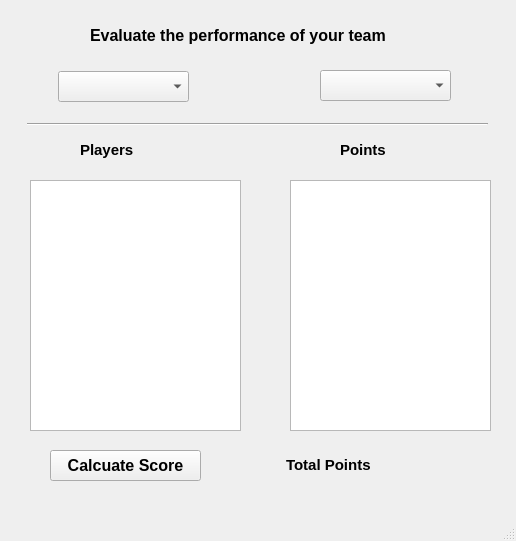
<?xml version="1.0" encoding="UTF-8"?>
<ui version="4.0">
 <class>MainWindow</class>
 <widget class="QMainWindow" name="MainWindow">
  <property name="geometry">
   <rect>
    <x>0</x>
    <y>0</y>
    <width>516</width>
    <height>541</height>
   </rect>
  </property>
  <property name="windowTitle">
   <string>MainWindow</string>
  </property>
  <widget class="QWidget" name="centralwidget">
   <widget class="QLabel" name="label">
    <property name="geometry">
     <rect>
      <x>90</x>
      <y>20</y>
      <width>391</width>
      <height>31</height>
     </rect>
    </property>
    <property name="font">
     <font>
      <pointsize>12</pointsize>
      <weight>75</weight>
      <bold>true</bold>
     </font>
    </property>
    <property name="text">
     <string>Evaluate the performance of your team</string>
    </property>
   </widget>
   <widget class="QComboBox" name="teamsList">
    <property name="geometry">
     <rect>
      <x>58</x>
      <y>71</y>
      <width>131</width>
      <height>31</height>
     </rect>
    </property>
    <property name="font">
     <font>
      <pointsize>12</pointsize>
      <weight>75</weight>
      <bold>true</bold>
     </font>
    </property>
   </widget>
   <widget class="QComboBox" name="matchList">
    <property name="geometry">
     <rect>
      <x>320</x>
      <y>70</y>
      <width>131</width>
      <height>31</height>
     </rect>
    </property>
    <property name="font">
     <font>
      <pointsize>12</pointsize>
      <weight>75</weight>
      <bold>true</bold>
     </font>
    </property>
   </widget>
   <widget class="Line" name="line">
    <property name="geometry">
     <rect>
      <x>27</x>
      <y>109</y>
      <width>461</width>
      <height>31</height>
     </rect>
    </property>
    <property name="font">
     <font>
      <pointsize>11</pointsize>
      <weight>75</weight>
      <bold>true</bold>
     </font>
    </property>
    <property name="orientation">
     <enum>Qt::Horizontal</enum>
    </property>
   </widget>
   <widget class="QLabel" name="label_2">
    <property name="geometry">
     <rect>
      <x>80</x>
      <y>139</y>
      <width>111</width>
      <height>21</height>
     </rect>
    </property>
    <property name="font">
     <font>
      <pointsize>11</pointsize>
      <weight>75</weight>
      <bold>true</bold>
     </font>
    </property>
    <property name="text">
     <string>Players</string>
    </property>
   </widget>
   <widget class="QLabel" name="label_3">
    <property name="geometry">
     <rect>
      <x>340</x>
      <y>139</y>
      <width>111</width>
      <height>21</height>
     </rect>
    </property>
    <property name="font">
     <font>
      <pointsize>11</pointsize>
      <weight>75</weight>
      <bold>true</bold>
     </font>
    </property>
    <property name="text">
     <string>Points</string>
    </property>
   </widget>
   <widget class="QListWidget" name="list1">
    <property name="geometry">
     <rect>
      <x>30</x>
      <y>180</y>
      <width>211</width>
      <height>251</height>
     </rect>
    </property>
    <property name="font">
     <font>
      <pointsize>12</pointsize>
      <weight>75</weight>
      <bold>true</bold>
     </font>
    </property>
   </widget>
   <widget class="QListWidget" name="list2">
    <property name="geometry">
     <rect>
      <x>290</x>
      <y>180</y>
      <width>201</width>
      <height>251</height>
     </rect>
    </property>
    <property name="font">
     <font>
      <pointsize>12</pointsize>
      <weight>75</weight>
      <bold>true</bold>
     </font>
    </property>
   </widget>
   <widget class="QPushButton" name="calScore">
    <property name="geometry">
     <rect>
      <x>50</x>
      <y>450</y>
      <width>151</width>
      <height>31</height>
     </rect>
    </property>
    <property name="font">
     <font>
      <pointsize>12</pointsize>
      <weight>75</weight>
      <bold>true</bold>
     </font>
    </property>
    <property name="text">
     <string>Calcuate Score</string>
    </property>
   </widget>
   <widget class="QLabel" name="label_4">
    <property name="geometry">
     <rect>
      <x>286</x>
      <y>449</y>
      <width>131</width>
      <height>31</height>
     </rect>
    </property>
    <property name="font">
     <font>
      <pointsize>11</pointsize>
      <weight>75</weight>
      <bold>true</bold>
     </font>
    </property>
    <property name="text">
     <string>Total Points</string>
    </property>
   </widget>
   <widget class="QLabel" name="total_score">
    <property name="geometry">
     <rect>
      <x>410</x>
      <y>450</y>
      <width>81</width>
      <height>31</height>
     </rect>
    </property>
    <property name="font">
     <font>
      <pointsize>14</pointsize>
      <weight>75</weight>
      <bold>true</bold>
     </font>
    </property>
    <property name="text">
     <string/>
    </property>
   </widget>
  </widget>
  <widget class="QMenuBar" name="menubar">
   <property name="geometry">
    <rect>
     <x>0</x>
     <y>0</y>
     <width>516</width>
     <height>21</height>
    </rect>
   </property>
  </widget>
  <widget class="QStatusBar" name="statusbar"/>
 </widget>
 <resources/>
 <connections/>
</ui>
